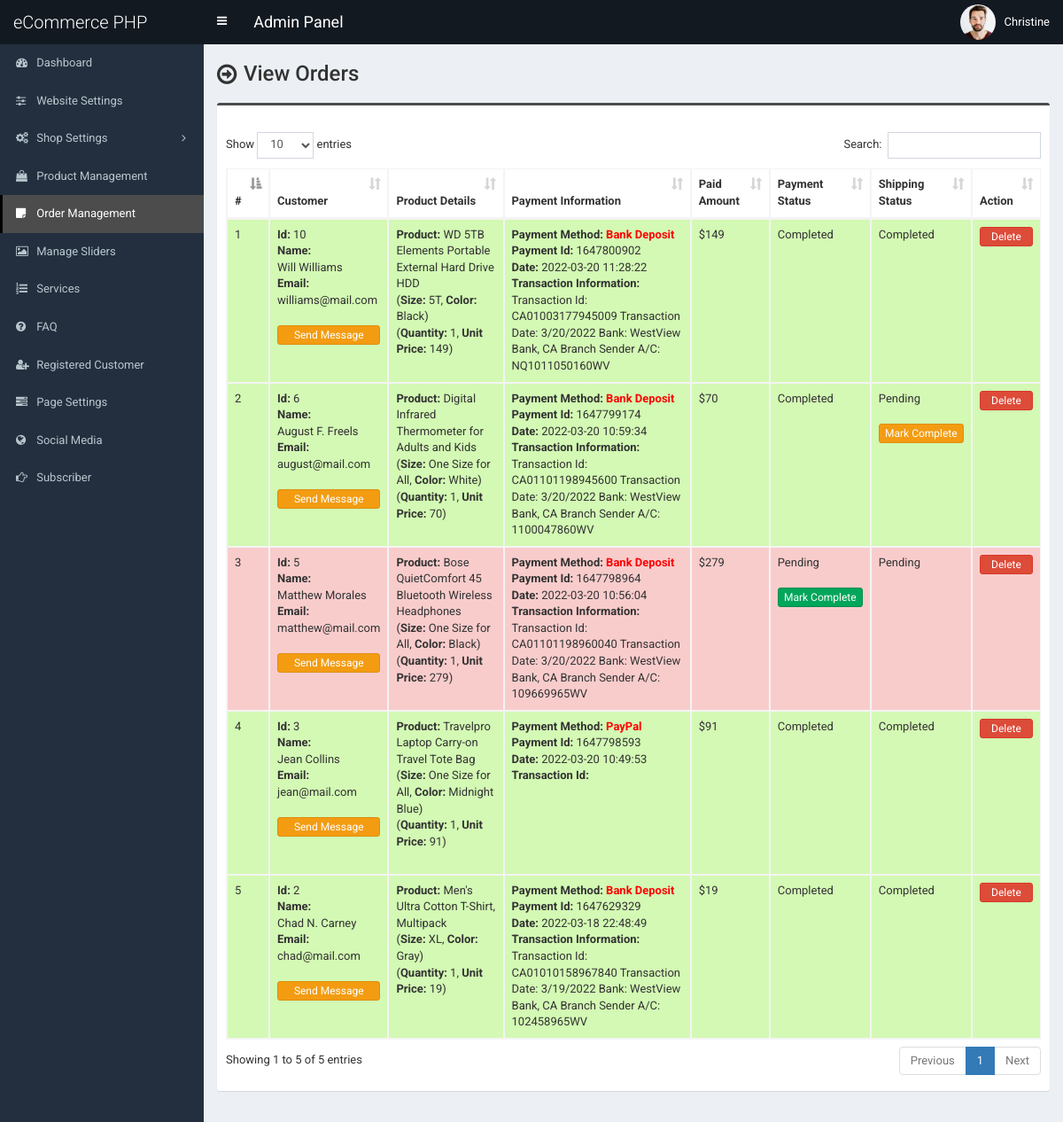
The page /admin/order.php (signed in) on the database as committed earlier.
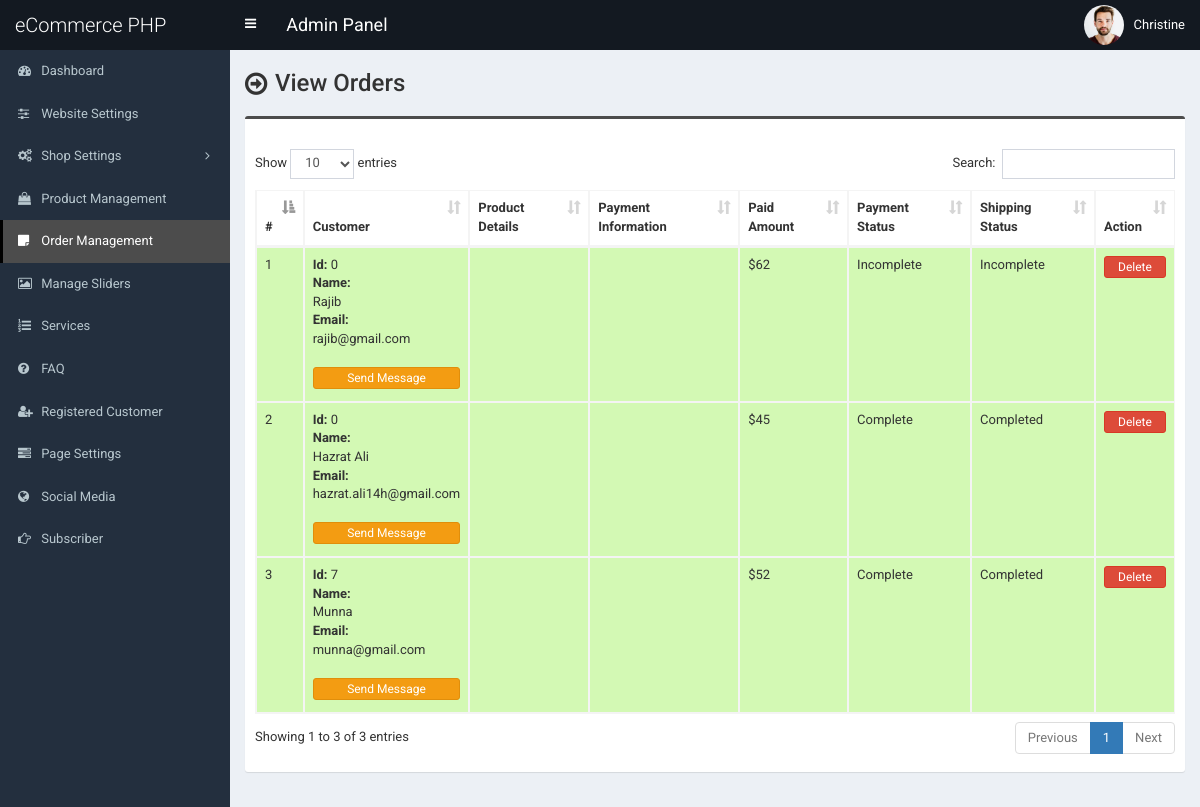
The same page on the database as committed later.
### tables this page shows
CREATE TABLE `tbl_payment` (
  `id` int(11) NOT NULL,
  `customer_id` int(11) NOT NULL,
  `customer_name` varchar(255) NOT NULL,
  `customer_email` varchar(255) NOT NULL,
  `payment_date` varchar(50) NOT NULL,
  `txnid` varchar(255) NOT NULL,
  `paid_amount` int(11) NOT NULL,
  `card_number` varchar(50) NOT NULL,
  `card_cvv` varchar(10) NOT NULL,
  `card_month` varchar(10) NOT NULL,
  `card_year` varchar(10) NOT NULL,
  `bank_transaction_info` text NOT NULL,
  `payment_method` varchar(20) NOT NULL,
  `payment_status` varchar(25) NOT NULL,
  `shipping_status` varchar(20) NOT NULL,
  `payment_id` varchar(255) NOT NULL
);

CREATE TABLE `tbl_order` (
  `id` int(11) NOT NULL,
  `product_id` int(11) NOT NULL,
  `product_name` varchar(255) NOT NULL,
  `size` varchar(100) NOT NULL,
  `color` varchar(100) NOT NULL,
  `quantity` varchar(50) NOT NULL,
  `unit_price` varchar(50) NOT NULL,
  `payment_id` varchar(255) NOT NULL
);

### admin/order.php (the view, shortened to what the changed rows need)
<?php require_once('header.php'); ?>
<section class="content-header">
	<div class="content-header-left">
		<h1>View Orders</h1>
	</div>
</section>
<section class="content">
  <div class="row">
    <div class="col-md-12">
      <div class="box box-info">
        <div class="box-body table-responsive">
          <table id="example1" class="table table-bordered table-hover table-striped">
			<thead>
			    <tr>
			        <th>#</th>
                    <th>Customer</th>
			        <th>Product Details</th>
                    <th>
                    	Payment Information
                    </th>
                    <th>Paid Amount</th>
                    <th>Payment Status</th>
                    <th>Shipping Status</th>
			        <th>Action</th>
			    </tr>
			</thead>
            <tbody>
            	<?php
            	$i=0;
            	$statement = $pdo->prepare("SELECT * FROM tbl_payment ORDER by id DESC");
            	$statement->execute();
            	$result = $statement->fetchAll(PDO::FETCH_ASSOC);
            	foreach ($result as $row) {
            		$i++;
            		?>
					<tr class="<?php if($row['payment_status']=='Pending'){echo 'bg-r';}else{echo 'bg-g';} ?>">
	                    <td><?php echo $i; ?></td>
	                    <td>
                            <b>Id:</b> <?php echo $row['customer_id']; ?><br>
                            <b>Name:</b><br> <?php echo $row['customer_name']; ?><br>
                            <b>Email:</b><br> <?php echo $row['customer_email']; ?><br><br>
                            <a href="#" data-toggle="modal" data-target="#model-<?php echo $i; ?>"class="btn btn-warning btn-xs" style="width:100%;margin-bottom:4px;">Send Message</a>
                        </td>
                        <td>
                           <?php
                           $statement1 = $pdo->prepare("SELECT * FROM tbl_order WHERE payment_id=?");
                           $statement1->execute(array($row['payment_id']));
                           $result1 = $statement1->fetchAll(PDO::FETCH_ASSOC);
                           foreach ($result1 as $row1) {
                                echo '<b>Product:</b> '.$row1['product_name'];
                                echo '<br>(<b>Size:</b> '.$row1['size'];
                                echo ', <b>Color:</b> '.$row1['color'].')';
                                echo '<br>(<b>Quantity:</b> '.$row1['quantity'];
                                echo ', <b>Unit Price:</b> '.$row1['unit_price'].')';
                                echo '<br><br>';
                           }
                           ?>
                        </td>
                        <td>
                        	<?php if($row['payment_method'] == 'PayPal'): ?>
                        		<b>Payment Method:</b> <?php echo '<span style="color:red;"><b>'.$row['payment_method'].'</b></span>'; ?><br>
                        		<b>Payment Id:</b> <?php echo $row['payment_id']; ?><br>
                        		<b>Date:</b> <?php echo $row['payment_date']; ?><br>
                        		<b>Transaction Id:</b> <?php echo $row['txnid']; ?><br>
                        	<?php elseif($row['payment_method'] == 'Bank Deposit'): ?>
                        		<b>Payment Method:</b> <?php echo '<span style="color:red;"><b>'.$row['payment_method'].'</b></span>'; ?><br>
                        		<b>Payment Id:</b> <?php echo $row['payment_id']; ?><br>
								<b>Date:</b> <?php echo $row['payment_date']; ?><br>
                        		<b>Transaction Information:</b> <br><?php echo $row['bank_transaction_info']; ?><br>
                        	<?php endif; ?>
                        </td>
                        <td>$<?php echo $row['paid_amount']; ?></td>
                        <td>
                            <?php echo $row['payment_status']; ?>
                            <br><br>
                            <?php
                                if($row['payment_status']=='Pending'){
                                    ?>
                                    <a href="order-change-status.php?id=<?php echo $row['id']; ?>&task=Completed" class="btn btn-success btn-xs" style="width:100%;margin-bottom:4px;">Mark Complete</a>
                                    <?php
                                }
                            ?>
                        </td>
                        <td>
                            <?php echo $row['shipping_status']; ?>
                            <br><br>
                            <?php
                            if($row['payment_status']=='Completed') {
                                if($row['shipping_status']=='Pending'){
                                    ?>
                                    <a href="shipping-change-status.php?id=<?php echo $row['id']; ?>&task=Completed" class="btn btn-warning btn-xs" style="width:100%;margin-bottom:4px;">Mark Complete</a>
                                    <?php
                                }
                            }
                            ?>
                        </td>
	                    <td>
                            <a href="#" class="btn btn-danger btn-xs" data-href="order-delete.php?id=<?php echo $row['id']; ?>" data-toggle="modal" data-target="#confirm-delete" style="width:100%;">Delete</a>
	                    </td>
	                </tr>
            		<?php
            	}
            	?>
            </tbody>
          </table>
        </div>
      </div>
</section>
<?php require_once('footer.php'); ?>

Rows that differ between the two databases and show on the page:
removed tbl_payment: customer "10", customer_name "Will Williams", customer_email "williams@mail.com", payment_method "Bank Deposit", payment "1647800902", payment_date "2022-03-20 11:28:22", bank_transaction_info "Transaction Id: CA01003177945009 Transaction Date: 3/20/2022 Bank: WestView Bank, CA Branch Sender A/C: NQ1011050160WV", paid_amount "149", payment_status "Completed", shipping_status "Completed"
removed tbl_order: product_name "WD 5TB Elements Portable External Hard Drive HDD", size "5T", color "Black", quantity "1", unit_price "149", shown under "10"
removed tbl_payment: customer "6", customer_name "August F. Freels", customer_email "august@mail.com", payment_method "Bank Deposit", payment "1647799174", payment_date "2022-03-20 10:59:34", bank_transaction_info "Transaction Id: CA01101198945600 Transaction Date: 3/20/2022 Bank: WestView Bank, CA Branch Sender A/C: 1100047860WV", paid_amount "70", payment_status "Completed", shipping_status "Pending"
removed tbl_order: product_name "Digital Infrared Thermometer for Adults and Kids", size "One Size for All", color "White", quantity "1", unit_price "70", shown under "6"
removed tbl_payment: customer "5", customer_name "Matthew Morales", customer_email "matthew@mail.com", payment_method "Bank Deposit", payment "1647798964", payment_date "2022-03-20 10:56:04", bank_transaction_info "Transaction Id: CA01101198960040 Transaction Date: 3/20/2022 Bank: WestView Bank, CA Branch Sender A/C: 109669965WV", paid_amount "279", payment_status "Pending", shipping_status "Pending"
removed tbl_order: product_name "Bose QuietComfort 45 Bluetooth Wireless Headphones", size "One Size for All", color "Black", quantity "1", unit_price "279", shown under "5"
removed tbl_payment: customer "3", customer_name "Jean Collins", customer_email "jean@mail.com", payment_method "PayPal", payment "1647798593", payment_date "2022-03-20 10:49:53", paid_amount "91", payment_status "Completed", shipping_status "Completed"
removed tbl_order: product_name "Travelpro Laptop Carry-on Travel Tote Bag", size "One Size for All", color "Midnight Blue", quantity "1", unit_price "91", shown under "3"
removed tbl_payment: customer "2", customer_name "Chad N. Carney", customer_email "chad@mail.com", payment_method "Bank Deposit", payment "1647629329", payment_date "2022-03-18 22:48:49", bank_transaction_info "Transaction Id: CA01010158967840 Transaction Date: 3/19/2022 Bank: WestView Bank, CA Branch Sender A/C: 102458965WV", paid_amount "19", payment_status "Completed", shipping_status "Completed"
removed tbl_order: product_name "Men's Ultra Cotton T-Shirt, Multipack", size "XL", color "Gray", quantity "1", unit_price "19", shown under "2"
added tbl_payment: customer "0", customer_name "Rajib", customer_email "rajib@gmail.com", paid_amount "62", payment_status "Incomplete", shipping_status "Incomplete"
added tbl_payment: customer "0", customer_name "Hazrat Ali", customer_email "hazrat.ali14h@gmail.com", paid_amount "45", payment_status "Complete", shipping_status "Completed"
added tbl_payment: customer "7", customer_name "Munna", customer_email "munna@gmail.com", paid_amount "52", payment_status "Complete", shipping_status "Completed"
Other text that changed with them:
text written by a page script: "Show entries Search: Showing 1 to 5 of 5 entries Previous 1 Next" → "Show entries Search: Showing 1 to 3 of 3 entries Previous 1 Next"
